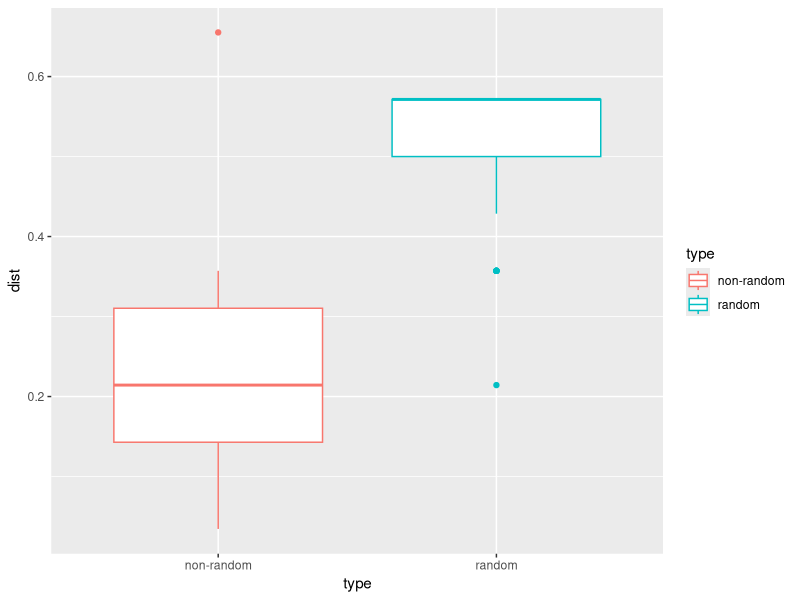

Write R code to recreate this figure.
library(ggplot2)

dists = read.delim("Python experiments/mnist_distances.txt", header=FALSE)$V1
dists_rand = read.delim("Python experiments/mnist_random.txt", header=FALSE)$V1

df = data.frame(dist = c(dists, dists_rand),
                type = c(rep("non-random", length(dists)),
                         rep("random", length(dists_rand))))

ggplot(df, aes(x = type, y = dist, col = type)) +
  geom_boxplot()

cdf = ecdf(dists_rand)
percentiles = cdf(dists)